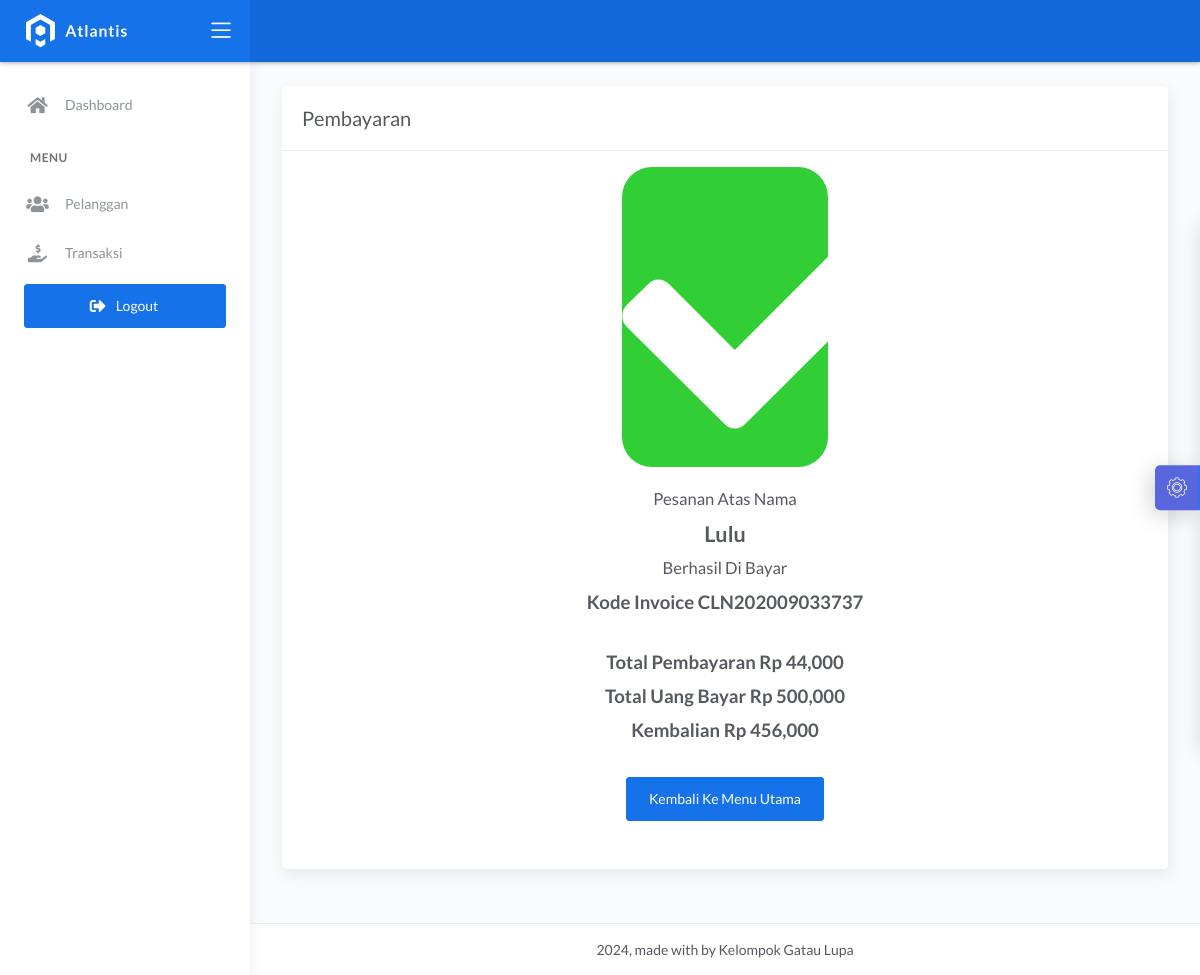
Screenshot of /pages/kasir/transaksi_dibayar.php?id=36 with the database file from the repository.
### tables this page shows
CREATE TABLE `transaksi` (
  `id_transaksi` int NOT NULL,
  `outlet_id` int DEFAULT NULL,
  `kode_invoice` varchar(228) DEFAULT NULL,
  `id_pelanggan` int DEFAULT NULL,
  `tgl` datetime DEFAULT NULL,
  `batas_waktu` datetime DEFAULT NULL,
  `tgl_pembayaran` datetime DEFAULT NULL,
  `biaya_tambahan` int DEFAULT NULL,
  `diskon` double DEFAULT NULL,
  `pajak` int DEFAULT NULL,
  `keterangan` text,
  `status` enum('baru','proses','selesai','diambil') DEFAULT NULL,
  `status_bayar` enum('dibayar','belum') DEFAULT NULL,
  `id_user` int DEFAULT NULL
);

CREATE TABLE `pelanggan` (
  `id_pelanggan` int NOT NULL,
  `nama_pelanggan` varchar(228) NOT NULL,
  `alamat_pelanggan` text NOT NULL,
  `jenis_kelamin` enum('L','P') NOT NULL,
  `telp_pelanggan` varchar(15) NOT NULL,
  `no_ktp` varchar(30) NOT NULL
);

CREATE TABLE `detail_transaksi` (
  `id_detail` int NOT NULL,
  `id_transaksi` int NOT NULL,
  `id_paket` int NOT NULL,
  `qty` double NOT NULL,
  `total_harga` double NOT NULL,
  `keterangan` text NOT NULL,
  `total_bayar` int NOT NULL DEFAULT '0'
);

### database/transaksi.php (called while the page is built, shortened)
<?php
class Transaksi {
    private $conn;
    public function __construct($conn) {
        $this->conn = $conn;
    }
    public function getTransaksiById($id) {
        $query = "SELECT transaksi.*, pelanggan.nama_pelanggan, detail_transaksi.total_harga, detail_transaksi.total_bayar
                  FROM transaksi
                  INNER JOIN pelanggan ON pelanggan.id_pelanggan = transaksi.id_pelanggan
                  INNER JOIN detail_transaksi ON detail_transaksi.id_transaksi = transaksi.id_transaksi
                  WHERE transaksi.id_transaksi = $id";
        $result = mysqli_query($this->conn, $query);
        return mysqli_fetch_assoc($result);
    }
}
?>

### pages/kasir/transaksi_dibayar.php (the view, shortened to what this page needs)
<?php
$title = 'Pembayaran';
require 'header.php';
require '../../database/koneksi.php';
require '../../database/transaksi.php';
$id_transaksi = $_GET['id'];
$transaksi = new Transaksi($conn);
$data = $transaksi->getTransaksiById($id_transaksi);
?>
<div class="content">
    <div class="page-inner">
        <div class="row">
            <div class="col-md-12">
                <div class="card">
                    <div class="card-header">
                        <div class="card-title"><?= $title; ?></div>
                    </div>
                    <div class="row">
                        <div class="col-md-12 col-lg-12 col-sm-12 col-xs-12 mt-3">
                            <div class="white-box">
                                <div class="row">
                                    <div class="col-md-4"></div>
                                    <div class="col-md-4 text-center" style="padding-left: 50px;padding-right: 50px;">
                                        <div class="bg-success" style="font-size: 30px;border-radius: 30px">
                                            <i class="fa fa-check fa-10x text-white"></i>
                                        </div>
                                    </div>
                                    <div class="col-md-4"></div>
                                </div>
                                <div class="row">
                                    <div class="col-md-12 text-center mb-5">
                                        <br>
                                        <h4>Pesanan Atas Nama</h4>
                                        <h2><strong> <?= $data['nama_pelanggan'] ?></strong></h2>
                                        <h4> Berhasil Di Bayar</h4>
                                        <h3><strong>Kode Invoice <?= $data['kode_invoice'] ?></strong><br><br></h3>
                                        <h3><strong>Total Pembayaran <?= 'Rp ' . number_format($data['total_harga']); ?></strong><br></h3>
                                        <h3><strong>Total Uang Bayar <?= 'Rp ' . number_format($data['total_bayar']); ?></strong><br></h3>
                                        <h3><strong>Kembalian <?= 'Rp ' . number_format($data['total_bayar'] - $data['total_harga']); ?></strong><br><br></h3>
                                        <a href="transaksi.php" class="btn btn-primary">Kembali Ke Menu Utama</a>
                                    </div>
                                </div>
                            </div>
                        </div>
                    </div>
                </div>
            </div>
        </div>
    </div>
</div>
<?php require '../../template/footer.php'; ?>

### rows the page displays
transaksi: id_pelanggan.nama_pelanggan "Lulu", kode_invoice "CLN202009033737", detail_transaksi.total_harga "44,000", detail_transaksi.total_bayar "500,000", detail_transaksi.total_bayar+total_harga "456,000"

### other values shown
$title "Pembayaran"
